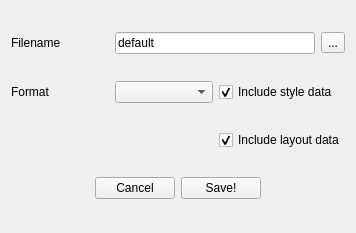
<?xml version="1.0" encoding="UTF-8"?>
<ui version="4.0">
 <class>SaveForm</class>
 <widget class="QWidget" name="SaveForm">
  <property name="geometry">
   <rect>
    <x>0</x>
    <y>0</y>
    <width>356</width>
    <height>233</height>
   </rect>
  </property>
  <property name="windowTitle">
   <string>Save to GFA file</string>
  </property>
  <layout class="QGridLayout" name="gridLayout">
   <item row="0" column="0">
    <widget class="QLabel" name="label_4">
     <property name="text">
      <string>Filename</string>
     </property>
    </widget>
   </item>
   <item row="1" column="0">
    <widget class="QLabel" name="label">
     <property name="text">
      <string>Format</string>
     </property>
    </widget>
   </item>
   <item row="1" column="1">
    <widget class="QComboBox" name="filetypeBox">
     <property name="currentIndex">
      <number>-1</number>
     </property>
    </widget>
   </item>
   <item row="1" column="2">
    <widget class="QCheckBox" name="styleCheckBox">
     <property name="text">
      <string>Include style data</string>
     </property>
     <property name="checked">
      <bool>true</bool>
     </property>
    </widget>
   </item>
   <item row="2" column="2">
    <widget class="QCheckBox" name="layoutCheckBox">
     <property name="text">
      <string>Include layout data</string>
     </property>
     <property name="checked">
      <bool>true</bool>
     </property>
    </widget>
   </item>
   <item row="3" column="0" colspan="3">
    <layout class="QHBoxLayout" name="horizontalLayout_2">
     <item>
      <spacer name="horizontalSpacer">
       <property name="orientation">
        <enum>Qt::Horizontal</enum>
       </property>
       <property name="sizeHint" stdset="0">
        <size>
         <width>40</width>
         <height>20</height>
        </size>
       </property>
      </spacer>
     </item>
     <item>
      <widget class="QPushButton" name="cancelButton">
       <property name="text">
        <string>Cancel</string>
       </property>
      </widget>
     </item>
     <item>
      <widget class="QPushButton" name="saveButton">
       <property name="text">
        <string>Save!</string>
       </property>
      </widget>
     </item>
     <item>
      <spacer name="horizontalSpacer_2">
       <property name="orientation">
        <enum>Qt::Horizontal</enum>
       </property>
       <property name="sizeHint" stdset="0">
        <size>
         <width>40</width>
         <height>20</height>
        </size>
       </property>
      </spacer>
     </item>
    </layout>
   </item>
   <item row="0" column="1" colspan="2">
    <layout class="QHBoxLayout" name="horizontalLayout" stretch="1,0">
     <item>
      <widget class="QLineEdit" name="filenameEdit">
       <property name="enabled">
        <bool>true</bool>
       </property>
       <property name="text">
        <string>default</string>
       </property>
       <property name="readOnly">
        <bool>true</bool>
       </property>
      </widget>
     </item>
     <item>
      <widget class="QToolButton" name="filenameSearch">
       <property name="text">
        <string>...</string>
       </property>
      </widget>
     </item>
    </layout>
   </item>
  </layout>
 </widget>
 <resources/>
 <connections/>
</ui>
